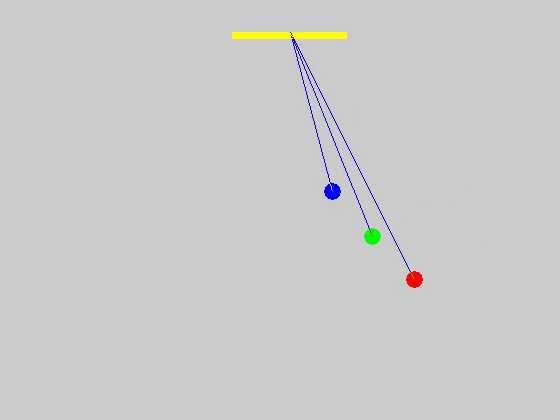
//> input picture frame 30 of L1H3/folder/1.mp4, 560 x 420 px
$ ./split   (built with g++ and OpenCV 4)
//> lines starting //> are read from the running program, lines starting //| are printed output that depends on the picture; after the words box and inside, x2 and y2 are one past the last pixel; in counts of white or black regions, pixels touching at a corner belong together
#include <iostream>
#include <vector>

#include <opencv2/opencv.hpp>
#include <opencv2/highgui/highgui.hpp>
#include <opencv2/imgproc/imgproc.hpp>
#include <opencv2/core/core.hpp>

using namespace cv;
using namespace std;

bool isSquare(Rect rect, float thresh){
    return (rect.width > rect.height * (1 - thresh)) &&
           (rect.width < rect.height * (1 + thresh));
}

int main(int argc, char const *argv[])
{
    VideoCapture capture("folder/1.mp4");

    if (!capture.isOpened())
    {
        cout << "fail to open" << endl;
        return -1;
    }

    long maxFrame = capture.get(CV_CAP_PROP_FRAME_COUNT);
    cout << "maxFrame : " << maxFrame << endl;

    Mat src, kernel;
    kernel = getStructuringElement(CV_SHAPE_RECT, cv::Size(3, 3));

    while (true)
    {
        capture >> src;
//> src is the input picture: 420 rows x 560 cols, CV_8UC3; mean B, G, R 202, 202.3, 202.4

        if (src.empty())
        {
            cout << "video is over" << endl;
            return -1;
        }

        Mat G;
        vector<cv::Mat> bgrChannels;
        split(src, bgrChannels);
        G = bgrChannels.at(1);

        imshow("g", G);

        Mat binary;
        threshold(G, binary, 254, 255, THRESH_BINARY);
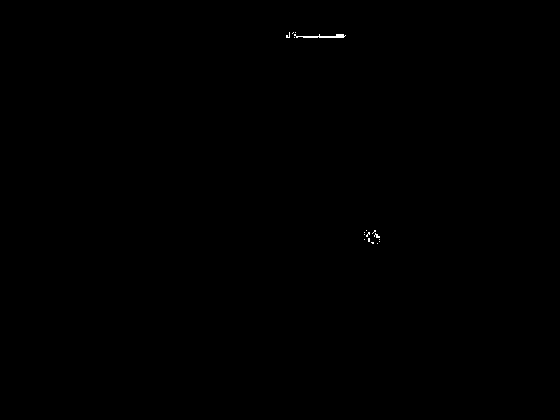
//> binary: 420 rows x 560 cols, CV_8UC1; 0.08% white in thin lines or dots, all inside (x1, y1, x2, y2) = (286, 32, 380, 244)

        imshow("binary", binary);

        dilate(binary, binary, kernel, Point(-1, -1), 3);
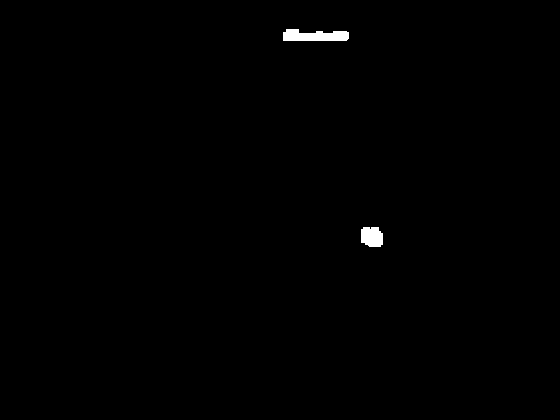
//> binary: 420 rows x 560 cols, CV_8UC1; 0.43% white; 2 white regions

        vector<vector<Point>> contours;
        findContours(binary, contours, RETR_EXTERNAL, CHAIN_APPROX_SIMPLE);
//> contours = 2 contours; box (x1, y1, x2, y2) and area: (283, 29, 349, 41) 547, (361, 227, 383, 247) 348

        Mat drawing;
        cvtColor(binary, drawing, cv::COLOR_GRAY2BGR);
//> drawing: 420 rows x 560 cols, CV_8UC3; 0.43% white; 2 white regions, box (x1, y1, x2, y2) and area: (283, 29, 349, 41) 624, (361, 227, 383, 247) 387

        // contours.size() -1  is means that abandon the biggest one(the last one)
        for (size_t idx = 0; idx < contours.size(); idx++)
        {
            Rect square;
            square = boundingRect(contours[idx]);
            if (isSquare(square, 0.5))
                rectangle(drawing, square, Scalar(0, 255, 0), 2);
        }
//> this loop made 2 passes
//> square on passes 1 to 2: Rect(361, 227, 22, 20), Rect(283, 29, 66, 12)
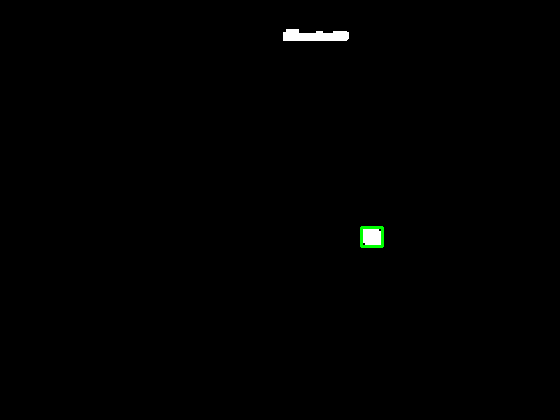
//> drawing: 420 rows x 560 cols, CV_8UC3; mean B, G, R 1, 1.2, 1

        imshow("binary", binary);
        imshow("drawing", drawing);

        int cur = capture.get(CV_CAP_PROP_POS_FRAMES);
        if (cur == maxFrame)
            capture.set(CV_CAP_PROP_POS_FRAMES, 0);

        if (waitKey(0) == 27)
//> the Esc key is pressed
            break;
    }

    destroyAllWindows();
    capture.release();
    return 0;
}

$ run again, starting later in the video
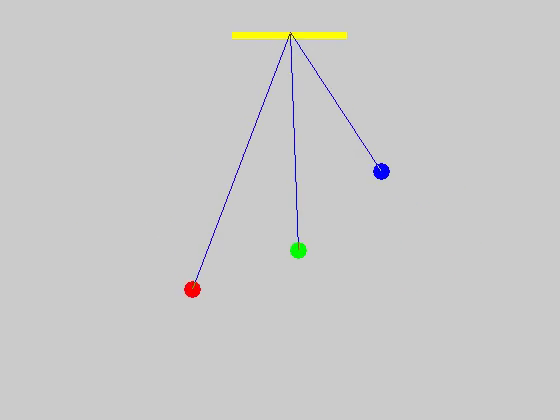
//> input picture frame 135 of L1H3/folder/1.mp4, 560 x 420 px
//> src is the input picture: 420 rows x 560 cols, CV_8UC3; mean B, G, R 202, 202.3, 202.4
//> `dilate(binary, binary, kernel, Point(-1, -1), 3);`:
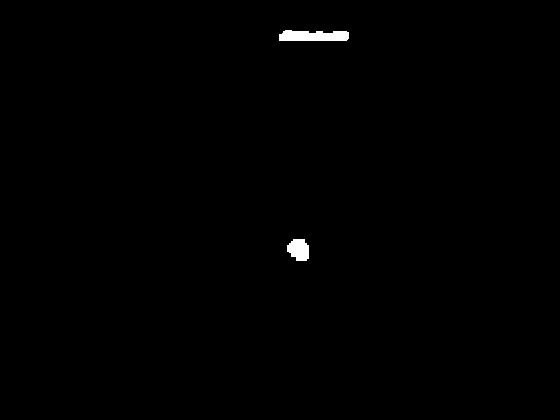
//> binary: 420 rows x 560 cols, CV_8UC1; 0.44% white; 2 white regions
//> contours = 2 contours; box (x1, y1, x2, y2) and area: (279, 30, 349, 41) 578, (287, 239, 309, 261) 344
//> the loop `for (size_t idx = 0; idx < contours.size(); idx++)` made 2 passes
//> square on passes 1 to 2: Rect(287, 239, 22, 22), Rect(279, 30, 70, 11)
//> after the loop `for (size_t idx = 0; idx < contours.size(); idx++)`:
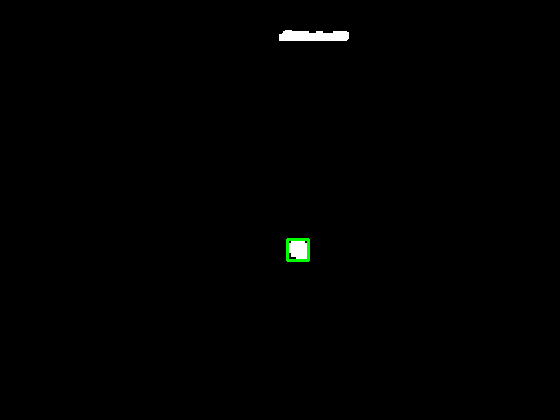
//> drawing: 420 rows x 560 cols, CV_8UC3; mean B, G, R 1, 1.3, 1

$ run again, starting later in the video
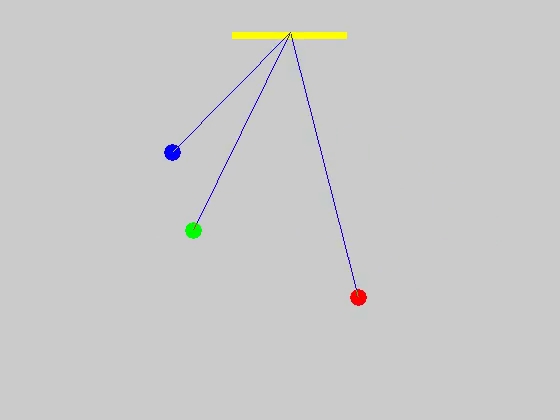
//> input picture frame 240 of L1H3/folder/1.mp4, 560 x 420 px
//> src is the input picture: 420 rows x 560 cols, CV_8UC3; mean B, G, R 202, 202.3, 202.4
//> `dilate(binary, binary, kernel, Point(-1, -1), 3);`:
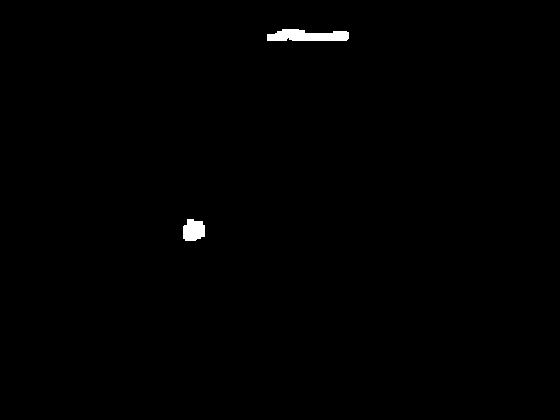
//> binary: 420 rows x 560 cols, CV_8UC1; 0.49% white; 2 white regions
//> contours = 2 contours; box (x1, y1, x2, y2) and area: (267, 29, 349, 41) 672, (183, 219, 205, 241) 361
//> the loop `for (size_t idx = 0; idx < contours.size(); idx++)` made 2 passes
//> square on passes 1 to 2: Rect(183, 219, 22, 22), Rect(267, 29, 82, 12)
//> after the loop `for (size_t idx = 0; idx < contours.size(); idx++)`:
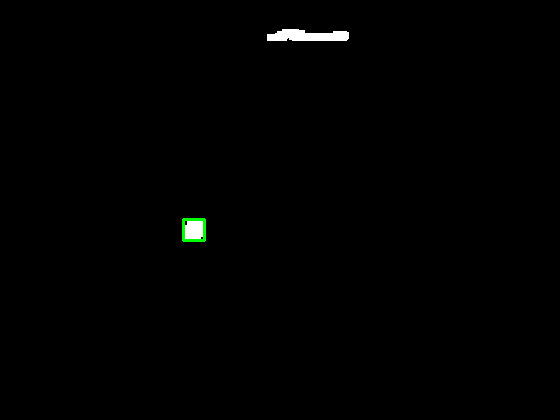
//> drawing: 420 rows x 560 cols, CV_8UC3; mean B, G, R 1.2, 1.4, 1.2
